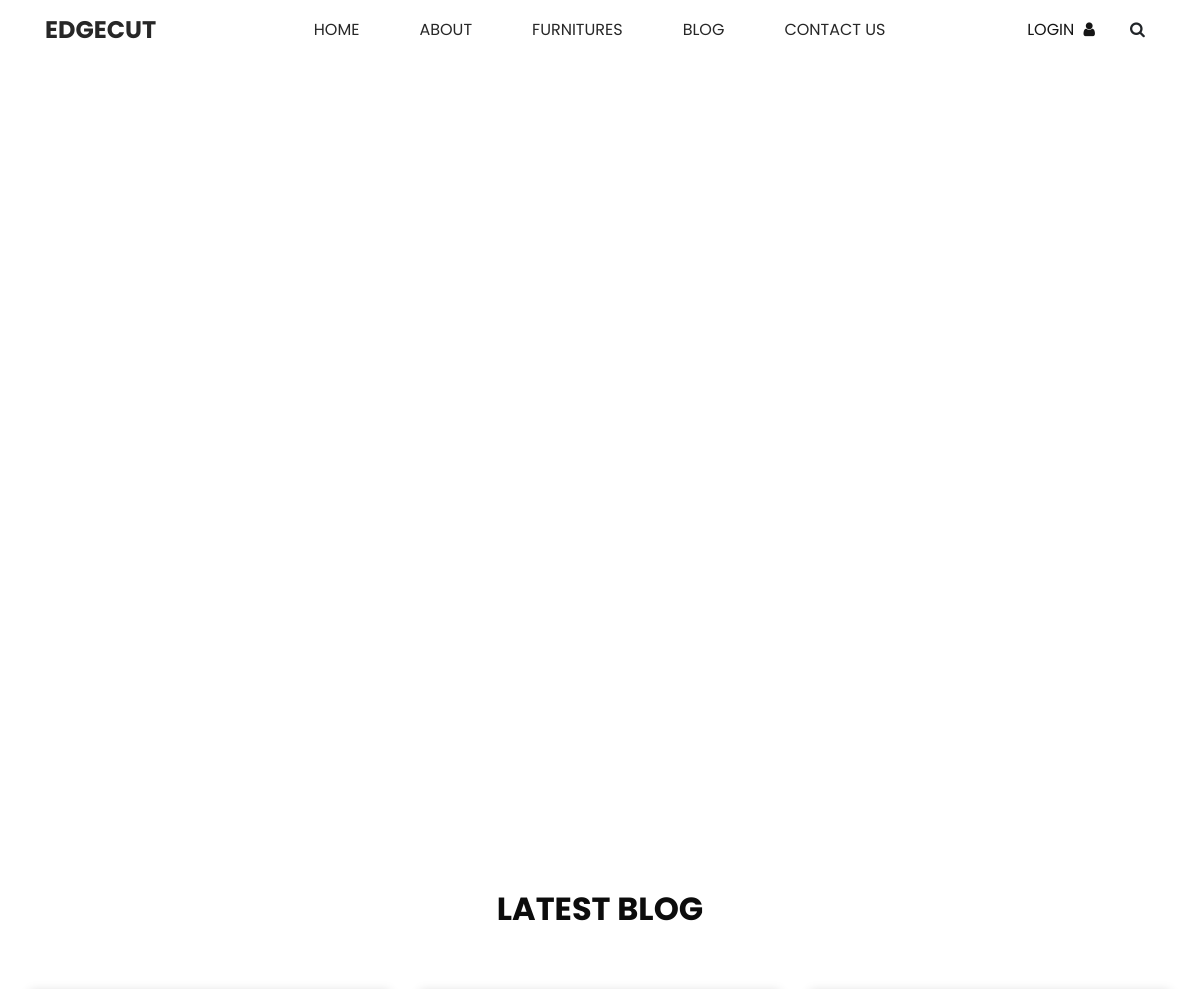
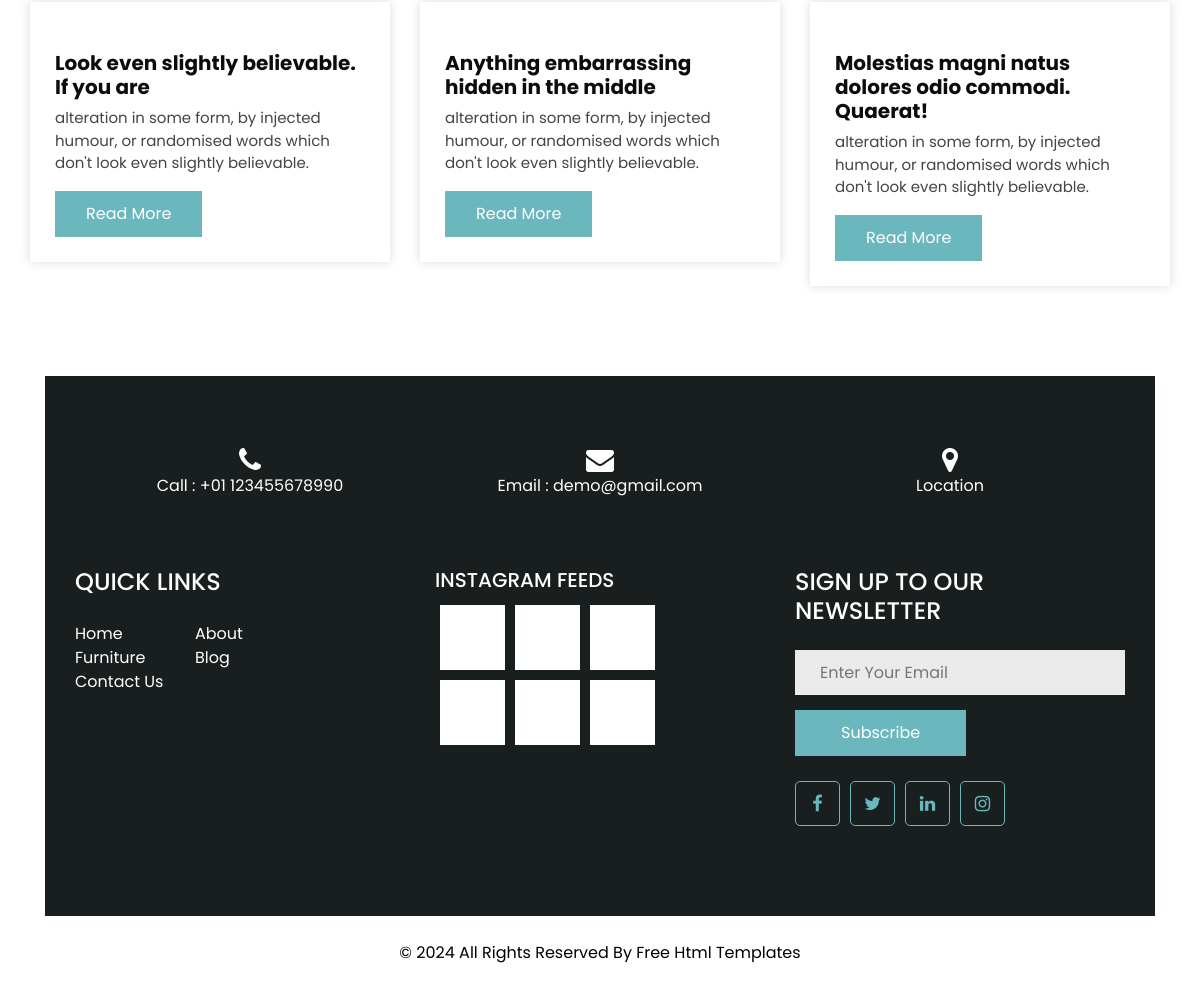
Screenshot of /blog/ with the database file from the repository (2 pictures, top to bottom).
### app/models.py (models this page shows, shortened)
class Blog(models.Model):
    title = models.CharField(max_length=255)
    class Meta:
        verbose_name = "Blog"
        verbose_name_plural = "Blogs"

class TreeBlocks(models.Model):
    title = models.CharField(max_length=255)
    description = models.TextField(max_length=255)
    image = models.ImageField(upload_to="tree-blocks")
    class Meta:
        verbose_name = "Tree Block"
        verbose_name_plural = "Tree Blocks"

class InfoSection(models.Model):
    title = models.CharField(max_length=255)
    phone = models.CharField(max_length=255)
    phone_class = models.CharField(max_length=255)
    email = models.EmailField(max_length=255)
    email_class = models.CharField(max_length=255)
    location_class = models.CharField(max_length=255)
    class Meta:
        verbose_name = "Info Section"
        verbose_name_plural = "Info Sections"

class Socials(models.Model):
    title = models.CharField(max_length=50)
    url = models.URLField(max_length=255, blank=True)
    html_class = models.CharField(max_length=255)
    class Meta:
        verbose_name = "Social"
        verbose_name_plural = "Socials"

class FooterText(models.Model):
    text1 = models.CharField(max_length=255, blank=True, null=True)
    text2 = models.CharField(max_length=255, blank=True, null=True)
    link_url = models.URLField(max_length=200, blank=True, null=True)
    link_name = models.CharField(max_length=255, blank=True, null=True)
    class Meta:
        verbose_name = "Footer Text"
        verbose_name_plural = "Footer Text"

### app/views.py (the view)
# urls.py: path("blog/", views.blog, name= "blog"),
def blog(request):
    context = {
        "blog": Blog.objects.all().first(),
        "tree_blocks": TreeBlocks.objects.all(),
        "mini_blocks": MiniBlocks.objects.all(),
        "footer_text": FooterText.objects.all().first(),
        "socials": Socials.objects.all(),
        "info_section": InfoSection.objects.all().first(),
    }
    return render(request, "blog.html", context)

### app/templates/blog.html (shortened to what this page needs)
{% extends "base.html" %}
{% load static %}
    {% block blog_template %}
      <section class="blog_section layout_padding">
        <div class="container">
          <div class="heading_container">
            <h2>
              {{blog.title}}
            </h2>
          </div>
          <div class="row">
            {% for block in tree_blocks %}
              <div class="col-md-6 col-lg-4 mx-auto">
                <div class="box">
                  <div class="img-box">
                  </div>
                  <div class="detail-box">
                    <h5>
                      {{block.title}}
                    </h5>
                    <p>
                      {{block.description}}
                    </p>
                    <a href="">
                      Read More
                    </a>
                  </div>
                </div>
              </div>
            {% endfor %}
          </div>
        </div>
      </section>
  {% endblock %}

### app/templates/base.html (shortened to what this page needs)
{% load static %}
<!DOCTYPE html>
<html lang="en">
  <head>
    <link rel="stylesheet" type="text/css" href="{% static 'css/bootstrap.css' %}" />
    <link href="{% static "css/font-awesome.min.css" %}" rel="stylesheet" />
    <link href="{% static "css/style.css" %}" rel="stylesheet" />
    <link href="{% static "css/responsive.css" %}" rel="stylesheet" />
  </head>
  <body>
    <div class="hero_area">
      <header class="header_section long_section px-0">
        <nav class="navbar navbar-expand-lg custom_nav-container ">
          <a class="navbar-brand" href="{% url 'index' %}">
            <span>
              Edgecut
            </span>
          </a>
          <div class="collapse navbar-collapse" id="navbarSupportedContent">
            <div class="d-flex mx-auto flex-column flex-lg-row align-items-center">
              <ul class="navbar-nav  ">
                <li class="nav-item active">
                  <a class="nav-link" href="{% url 'index' %}">Home <span class="sr-only">(current)</span></a>
                </li>
                <li class="nav-item">
                  <a class="nav-link" href="{% url 'about' %}"> About</a>
                </li>
                <li class="nav-item">
                  <a class="nav-link" href="{% url 'furniture' %}">Furnitures</a>
                </li>
                <li class="nav-item">
                  <a class="nav-link" href="{% url 'blog' %}">Blog</a>
                </li>
                <li class="nav-item">
                  <a class="nav-link" href="{% url 'contact' %}">Contact Us</a>
                </li>
              </ul>
            </div>
            <div class="quote_btn-container">
              <a href="">
                <span>
                  Login
                </span>
                <i class="fa fa-user" aria-hidden="true"></i>
              </a>
              <form class="form-inline">
                <button class="btn  my-2 my-sm-0 nav_search-btn" type="submit">
                  <i class="fa fa-search" aria-hidden="true"></i>
                </button>
              </form>
            </div>
          </div>
        </nav>
      </header>
    </div>
    {% block blog_template %}{% endblock %}
    <section class="info_section long_section">
      <div class="container">
        <div class="contact_nav">
          <a href="">
            <i class="{{info_section.phone_class}}" aria-hidden="true"></i>
            <span>
              Call : {{info_section.phone}}
            </span>
          </a>
          <a href="">
            <i class="{{info_section.email_class}}" aria-hidden="true"></i>
            <span>
              Email : {{info_section.email}}
            </span>
          </a>
          <a href="">
            <i class="{{info_section.location_class}}" aria-hidden="true"></i>
            <span>
              {{info_section.title}}
            </span>
          </a>
        </div>
        <div class="info_top ">
          <div class="row ">
            <div class="col-sm-6 col-md-4 col-lg-3">
              <div class="info_links">
                <h4>
                  QUICK LINKS
                </h4>
                <div class="info_links_menu">
                  <a class="" href="{% url 'index' %}">Home <span class="sr-only">(current)</span></a>
                  <a class="" href="{% url 'about' %}"> About</a>
                  <a class="" href="{% url 'furniture' %}">Furniture</a>
                  <a class="" href="{% url 'blog' %}">Blog</a>
                  <a class="" href="{% url 'contact' %}">Contact Us</a>
                </div>
              </div>
            </div>
            <div class="col-sm-6 col-md-4 col-lg-3 mx-auto">
              <div class="info_post">
                <h5>
                  INSTAGRAM FEEDS
                </h5>
                <div class="post_box">
                  {% for block in mini_blocks %}
                    <div class="img-box">
                    </div>
                  {% endfor %}
                </div>
              </div>
            </div>
            <div class="col-md-4">
              <div class="info_form">
                <h4>
                  SIGN UP TO OUR NEWSLETTER
                </h4>
                <form action="">
                  <input type="text" placeholder="Enter Your Email" />
                  <button type="submit">
                    Subscribe
                  </button>
                </form>
                <div class="social_box">
                  {% for social in socials %}
                    <div class="{{social.title}}">
                      <a href="{{social.url}}">
                        <i class="{{social.html_class}}"  target="_blank" aria-hidden="true"></i>
                      </a>
                    </div>
                  {% endfor %}
                </div>
              </div>
            </div>
          </div>
        </div>
      </div>
    </section>
    <footer class="footer_section">
      <div class="container">
        <p>{{footer_text.text1}} <span id="displayYear"></span> {{footer_text.text2}}
         <a href="{{footer_text.link_url}}">{{footer_text.link_name}}</a>
        </p>
      </div>
    </footer>
  </body>
</html>

### app/static/css/responsive.css (style rules this page uses)
@media (min-width: 1200px) { .container { max-width: 1170px; } }

### rows the page displays
Blog: title "LATEST BLOG"
TreeBlocks: title "Look even slightly believable. If you are", description "alteration in some form, by injected humour, or randomised words which don't look even slightly believable."
TreeBlocks: title "Anything embarrassing hidden in the middle", description "alteration in some form, by injected humour, or randomised words which don't look even slightly believable."
TreeBlocks: title "Molestias magni natus dolores odio commodi. Quaerat!", description "alteration in some form, by injected humour, or randomised words which don't look even slightly believable."
InfoSection: phone "+01 123455678990", email "demo@gmail.com", title "Location"
FooterText: text1 "©", text2 "All Rights Reserved By", link_name "Free Html Templates"
